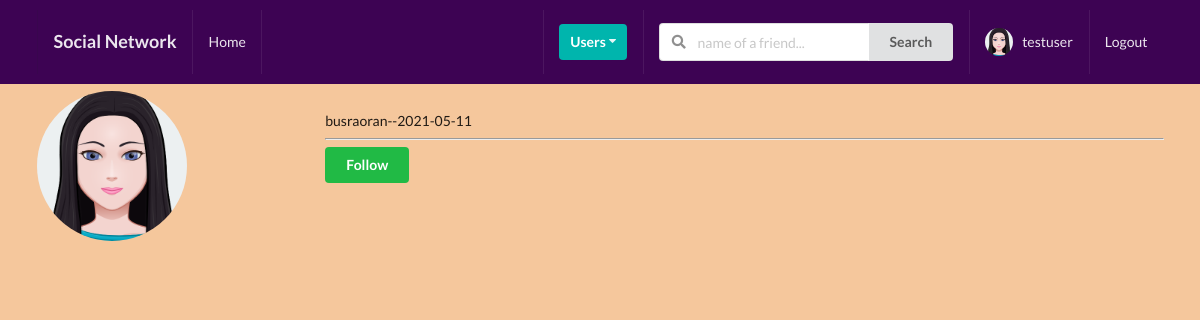
/profiles/1/ (signed in), run on the app's committed database.
### profiles/models.py (models this page shows, shortened)
class Profile(models.Model):
    first_name = models.CharField(max_length=200, blank=True)
    last_name = models.CharField(max_length=200, blank=True)
    user = models.OneToOneField(User, on_delete=models.CASCADE)
    bio = models.TextField(default="Hello!...", max_length=400)
    email = models.EmailField(max_length=200, blank=True)
    location = models.CharField(max_length=200, blank=True)
    friends = models.ManyToManyField(User, blank=True, related_name='friends')
    followers = models.ManyToManyField(User, blank=True, related_name='followers')
    followings = models.ManyToManyField(User, blank=True, related_name='followings')
    slug = models.SlugField(blank=True, unique=True)
    edited = models.DateField(auto_now=True)
    created = models.DateField(auto_now_add=True)
    avatar = models.ImageField(default= 'avatar.png', upload_to='avatars/')
    objects = ProfileManager()
    def __str__(self):
        return f"{self.user}--{self.created}"

### profiles/views.py (the view)
# urls.py: path('<pk>/', ProfileDetailView.as_view(), name='profile-detail-view'),
class ProfileDetailView(DetailView):
    model = Profile
    template_name = 'profiles/detail.html'
    def get_object(self, **kwargs):
        pk = self.kwargs.get('pk')
        view_profile = Profile.objects.get(pk=pk)
        return view_profile
    def get_context_data(self, **kwargs):
        context = super().get_context_data(**kwargs)
        view_profile = self.get_object()
        my_profile = Profile.objects.get(user=self.request.user)
        if view_profile.user in my_profile.followings.all():
            follow = True
        else:
            follow = False
        context['follow'] = follow
        return context

### profiles/context_processors.py (called while the page is built)
def profile_pic(request):
    if request.user.is_authenticated:
        profile_obj = Profile.objects.get(user=request.user)
        pic = profile_obj.avatar
        return {'picture':pic}
    return {}

### profiles/templates/profiles/detail.html (shortened to what this page needs)
{% extends 'base.html' %}
{% block content %}
<div class="ui grid">
    <div class="row">
        <div class="four wide column">
            <img class="ui small circular image" src="{{object.avatar.url}}">
        </div>
        <div class="twelve wide column">
            <br>
            {{object}}
            <hr>
            {% if follow %}
                <form action="{% url 'profiles:follow-unfollow-profile' %}" method="POST">
                    {% csrf_token %}
                    <input type="hidden" name="profile_pk" value={{object.pk}}>
                    <button type="submit" class="ui negative button">Unfollow</button>
                </form>
            {% else %}
                <button id="follow-btn" class="ui positive button">Follow</button>
            {% endif %}
        </div>
    </div>
</div>
{% endblock content %}

### templates/main/navbar.html (shortened to what this page needs)
{% url 'home-view' as path_to_home %}
{% url 'profiles:my-profile-view' as path_to_my_profile %}
<div class="ui inverted menu nav mb-7">
    <div class="ui container">
      <a href="{{path_to_home}}" class=" {% if request.path == 'path_to_home' %}active{% endif %} item">
          <h3>Social Network</h3>
      </a>
      {% if request.user.is_authenticated %}
      <a href="" class="item">
          Home
      </a>
      {% endif %}
      <div class="right menu">
          {% if request.user.is_authenticated %}
          <div class="item">
              <div class="ui floating dropdown icon button teal"> Users
                  <i class="dropdown icon"></i>
               </div>
          </div>
               <div class="item">
                <form action="" method="GET">
                  <div class="ui action left icon input">
                  <input class="prompt" type="text" name='q' placeholder="name of a friend...">
                  <button type='submit' class="ui button">Search</button>
                  </div>
              </form>
              </div>
              <a href="{{path_to_my_profile}}" class="{% if request.path == path_to_my_profile %}active{% endif %}item">
                  <br>
                  <img src="{{picture.url}}" class="ui avatar image">&nbsp;
                   {{ request.user }}
              </a>
              <a href="{% url 'account_logout' %}" class="ui item">
                  Logout
              </a>
          {% else %}
          <a href="{% url 'account_login' %}" class="ui item">
                  Login
              </a>
          {% endif %}
      </div>
    </div>
  </div>

### static_project/style.css (style rules this page uses)
body { background-color: rgb(245, 199, 156) !important; }
.nav { background-color: rgb(61, 3, 83) !important; border-radius: 0px !important; padding: 10px 0 10px 0 !important; }
.mb-7 { margin-bottom: 7px !important; }

### data on the page
Profile: avatar (picture), user+created "busraoran--2021-05-11"

### other printed values
{{ request.user }} "testuser"
